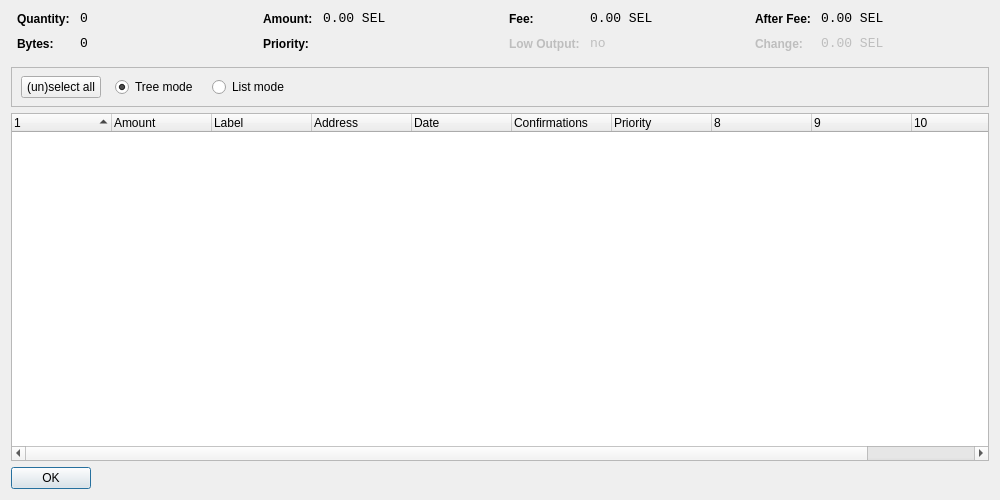
<?xml version="1.0" encoding="UTF-8"?>
<ui version="4.0">
 <class>CoinControlDialog</class>
 <widget class="QDialog" name="CoinControlDialog">
  <property name="geometry">
   <rect>
    <x>0</x>
    <y>0</y>
    <width>1000</width>
    <height>500</height>
   </rect>
  </property>
  <property name="windowTitle">
   <string>Coin Control</string>
  </property>
  <layout class="QVBoxLayout" name="verticalLayout">
   <item>
    <layout class="QHBoxLayout" name="horizontalLayoutTop" stretch="0,0,0,0">
     <property name="topMargin">
      <number>0</number>
     </property>
     <property name="bottomMargin">
      <number>10</number>
     </property>
     <item>
      <layout class="QFormLayout" name="formLayoutCoinControl1">
       <property name="horizontalSpacing">
        <number>10</number>
       </property>
       <property name="verticalSpacing">
        <number>10</number>
       </property>
       <property name="leftMargin">
        <number>6</number>
       </property>
       <property name="rightMargin">
        <number>6</number>
       </property>
       <item row="0" column="0">
        <widget class="QLabel" name="labelCoinControlQuantityText">
         <property name="styleSheet">
          <string notr="true">font-weight:bold;</string>
         </property>
         <property name="text">
          <string>Quantity:</string>
         </property>
        </widget>
       </item>
       <item row="0" column="1">
        <widget class="QLabel" name="labelCoinControlQuantity">
         <property name="font">
          <font>
           <family>Monospace</family>
           <pointsize>10</pointsize>
          </font>
         </property>
         <property name="cursor">
          <cursorShape>IBeamCursor</cursorShape>
         </property>
         <property name="contextMenuPolicy">
          <enum>Qt::ActionsContextMenu</enum>
         </property>
         <property name="text">
          <string notr="true">0</string>
         </property>
         <property name="textInteractionFlags">
          <set>Qt::LinksAccessibleByMouse|Qt::TextSelectableByKeyboard|Qt::TextSelectableByMouse</set>
         </property>
        </widget>
       </item>
       <item row="1" column="0">
        <widget class="QLabel" name="labelCoinControlBytesText">
         <property name="styleSheet">
          <string notr="true">font-weight:bold;</string>
         </property>
         <property name="text">
          <string>Bytes:</string>
         </property>
        </widget>
       </item>
       <item row="1" column="1">
        <widget class="QLabel" name="labelCoinControlBytes">
         <property name="font">
          <font>
           <family>Monospace</family>
           <pointsize>10</pointsize>
          </font>
         </property>
         <property name="cursor">
          <cursorShape>IBeamCursor</cursorShape>
         </property>
         <property name="contextMenuPolicy">
          <enum>Qt::ActionsContextMenu</enum>
         </property>
         <property name="text">
          <string notr="true">0</string>
         </property>
         <property name="textInteractionFlags">
          <set>Qt::LinksAccessibleByMouse|Qt::TextSelectableByKeyboard|Qt::TextSelectableByMouse</set>
         </property>
        </widget>
       </item>
      </layout>
     </item>
     <item>
      <layout class="QFormLayout" name="formLayoutCoinControl2">
       <property name="horizontalSpacing">
        <number>10</number>
       </property>
       <property name="verticalSpacing">
        <number>10</number>
       </property>
       <property name="leftMargin">
        <number>6</number>
       </property>
       <property name="rightMargin">
        <number>6</number>
       </property>
       <item row="0" column="0">
        <widget class="QLabel" name="labelCoinControlAmountText">
         <property name="styleSheet">
          <string notr="true">font-weight:bold;</string>
         </property>
         <property name="text">
          <string>Amount:</string>
         </property>
        </widget>
       </item>
       <item row="0" column="1">
        <widget class="QLabel" name="labelCoinControlAmount">
         <property name="font">
          <font>
           <family>Monospace</family>
           <pointsize>10</pointsize>
          </font>
         </property>
         <property name="cursor">
          <cursorShape>IBeamCursor</cursorShape>
         </property>
         <property name="contextMenuPolicy">
          <enum>Qt::ActionsContextMenu</enum>
         </property>
         <property name="text">
          <string notr="true">0.00 SEL</string>
         </property>
         <property name="textInteractionFlags">
          <set>Qt::LinksAccessibleByMouse|Qt::TextSelectableByKeyboard|Qt::TextSelectableByMouse</set>
         </property>
        </widget>
       </item>
       <item row="1" column="0">
        <widget class="QLabel" name="labelCoinControlPriorityText">
         <property name="styleSheet">
          <string notr="true">font-weight:bold;</string>
         </property>
         <property name="text">
          <string>Priority:</string>
         </property>
        </widget>
       </item>
       <item row="1" column="1">
        <widget class="QLabel" name="labelCoinControlPriority">
         <property name="font">
          <font>
           <family>Monospace</family>
           <pointsize>10</pointsize>
          </font>
         </property>
         <property name="cursor">
          <cursorShape>IBeamCursor</cursorShape>
         </property>
         <property name="contextMenuPolicy">
          <enum>Qt::ActionsContextMenu</enum>
         </property>
         <property name="text">
          <string/>
         </property>
         <property name="textInteractionFlags">
          <set>Qt::LinksAccessibleByMouse|Qt::TextSelectableByKeyboard|Qt::TextSelectableByMouse</set>
         </property>
        </widget>
       </item>
      </layout>
     </item>
     <item>
      <layout class="QFormLayout" name="formLayoutCoinControl3">
       <property name="horizontalSpacing">
        <number>10</number>
       </property>
       <property name="verticalSpacing">
        <number>10</number>
       </property>
       <property name="leftMargin">
        <number>6</number>
       </property>
       <property name="rightMargin">
        <number>6</number>
       </property>
       <item row="0" column="0">
        <widget class="QLabel" name="labelCoinControlFeeText">
         <property name="styleSheet">
          <string notr="true">font-weight:bold;</string>
         </property>
         <property name="text">
          <string>Fee:</string>
         </property>
        </widget>
       </item>
       <item row="0" column="1">
        <widget class="QLabel" name="labelCoinControlFee">
         <property name="font">
          <font>
           <family>Monospace</family>
           <pointsize>10</pointsize>
          </font>
         </property>
         <property name="cursor">
          <cursorShape>IBeamCursor</cursorShape>
         </property>
         <property name="contextMenuPolicy">
          <enum>Qt::ActionsContextMenu</enum>
         </property>
         <property name="text">
          <string notr="true">0.00 SEL</string>
         </property>
         <property name="textInteractionFlags">
          <set>Qt::LinksAccessibleByMouse|Qt::TextSelectableByKeyboard|Qt::TextSelectableByMouse</set>
         </property>
        </widget>
       </item>
       <item row="1" column="0">
        <widget class="QLabel" name="labelCoinControlLowOutputText">
         <property name="enabled">
          <bool>false</bool>
         </property>
         <property name="styleSheet">
          <string notr="true">font-weight:bold;</string>
         </property>
         <property name="text">
          <string>Low Output:</string>
         </property>
        </widget>
       </item>
       <item row="1" column="1">
        <widget class="QLabel" name="labelCoinControlLowOutput">
         <property name="enabled">
          <bool>false</bool>
         </property>
         <property name="font">
          <font>
           <family>Monospace</family>
           <pointsize>10</pointsize>
          </font>
         </property>
         <property name="cursor">
          <cursorShape>IBeamCursor</cursorShape>
         </property>
         <property name="contextMenuPolicy">
          <enum>Qt::ActionsContextMenu</enum>
         </property>
         <property name="text">
          <string notr="true">no</string>
         </property>
         <property name="textInteractionFlags">
          <set>Qt::LinksAccessibleByMouse|Qt::TextSelectableByKeyboard|Qt::TextSelectableByMouse</set>
         </property>
        </widget>
       </item>
      </layout>
     </item>
     <item>
      <layout class="QFormLayout" name="formLayoutCoinControl4">
       <property name="horizontalSpacing">
        <number>10</number>
       </property>
       <property name="verticalSpacing">
        <number>10</number>
       </property>
       <property name="leftMargin">
        <number>6</number>
       </property>
       <property name="rightMargin">
        <number>6</number>
       </property>
       <item row="0" column="0">
        <widget class="QLabel" name="labelCoinControlAfterFeeText">
         <property name="styleSheet">
          <string notr="true">font-weight:bold;</string>
         </property>
         <property name="text">
          <string>After Fee:</string>
         </property>
        </widget>
       </item>
       <item row="0" column="1">
        <widget class="QLabel" name="labelCoinControlAfterFee">
         <property name="font">
          <font>
           <family>Monospace</family>
           <pointsize>10</pointsize>
          </font>
         </property>
         <property name="cursor">
          <cursorShape>IBeamCursor</cursorShape>
         </property>
         <property name="contextMenuPolicy">
          <enum>Qt::ActionsContextMenu</enum>
         </property>
         <property name="text">
          <string notr="true">0.00 SEL</string>
         </property>
         <property name="textInteractionFlags">
          <set>Qt::LinksAccessibleByMouse|Qt::TextSelectableByKeyboard|Qt::TextSelectableByMouse</set>
         </property>
        </widget>
       </item>
       <item row="1" column="0">
        <widget class="QLabel" name="labelCoinControlChangeText">
         <property name="enabled">
          <bool>false</bool>
         </property>
         <property name="styleSheet">
          <string notr="true">font-weight:bold;</string>
         </property>
         <property name="text">
          <string>Change:</string>
         </property>
        </widget>
       </item>
       <item row="1" column="1">
        <widget class="QLabel" name="labelCoinControlChange">
         <property name="enabled">
          <bool>false</bool>
         </property>
         <property name="font">
          <font>
           <family>Monospace</family>
           <pointsize>10</pointsize>
          </font>
         </property>
         <property name="cursor">
          <cursorShape>IBeamCursor</cursorShape>
         </property>
         <property name="contextMenuPolicy">
          <enum>Qt::ActionsContextMenu</enum>
         </property>
         <property name="text">
          <string notr="true">0.00 SEL</string>
         </property>
         <property name="textInteractionFlags">
          <set>Qt::LinksAccessibleByMouse|Qt::TextSelectableByKeyboard|Qt::TextSelectableByMouse</set>
         </property>
        </widget>
       </item>
      </layout>
     </item>
    </layout>
   </item>
   <item>
    <widget class="QFrame" name="frame">
     <property name="minimumSize">
      <size>
       <width>0</width>
       <height>40</height>
      </size>
     </property>
     <property name="frameShape">
      <enum>QFrame::StyledPanel</enum>
     </property>
     <property name="frameShadow">
      <enum>QFrame::Sunken</enum>
     </property>
     <widget class="QWidget" name="horizontalLayoutWidget">
      <property name="geometry">
       <rect>
        <x>10</x>
        <y>0</y>
        <width>781</width>
        <height>41</height>
       </rect>
      </property>
      <layout class="QHBoxLayout" name="horizontalLayoutPanel" stretch="0,0,0,0,0">
       <property name="spacing">
        <number>14</number>
       </property>
       <item>
        <widget class="QPushButton" name="pushButtonSelectAll">
         <property name="sizePolicy">
          <sizepolicy hsizetype="Maximum" vsizetype="Fixed">
           <horstretch>0</horstretch>
           <verstretch>0</verstretch>
          </sizepolicy>
         </property>
         <property name="text">
          <string>(un)select all</string>
         </property>
        </widget>
       </item>
       <item>
        <widget class="QRadioButton" name="radioTreeMode">
         <property name="sizePolicy">
          <sizepolicy hsizetype="Maximum" vsizetype="Fixed">
           <horstretch>0</horstretch>
           <verstretch>0</verstretch>
          </sizepolicy>
         </property>
         <property name="text">
          <string>Tree mode</string>
         </property>
         <property name="checked">
          <bool>true</bool>
         </property>
        </widget>
       </item>
       <item>
        <widget class="QRadioButton" name="radioListMode">
         <property name="sizePolicy">
          <sizepolicy hsizetype="Maximum" vsizetype="Fixed">
           <horstretch>0</horstretch>
           <verstretch>0</verstretch>
          </sizepolicy>
         </property>
         <property name="text">
          <string>List mode</string>
         </property>
        </widget>
       </item>
       <item>
        <spacer name="horizontalSpacer">
         <property name="orientation">
          <enum>Qt::Horizontal</enum>
         </property>
         <property name="sizeHint" stdset="0">
          <size>
           <width>40</width>
           <height>20</height>
          </size>
         </property>
        </spacer>
       </item>
      </layout>
     </widget>
    </widget>
   </item>
   <item>
    <widget class="CoinControlTreeWidget" name="treeWidget">
     <property name="contextMenuPolicy">
      <enum>Qt::CustomContextMenu</enum>
     </property>
     <property name="sortingEnabled">
      <bool>false</bool>
     </property>
     <property name="columnCount">
      <number>11</number>
     </property>
     <attribute name="headerShowSortIndicator" stdset="0">
      <bool>true</bool>
     </attribute>
     <attribute name="headerStretchLastSection">
      <bool>false</bool>
     </attribute>
     <column>
      <property name="text">
       <string/>
      </property>
     </column>
     <column>
      <property name="text">
       <string>Amount</string>
      </property>
     </column>
     <column>
      <property name="text">
       <string>Label</string>
      </property>
     </column>
     <column>
      <property name="text">
       <string>Address</string>
      </property>
     </column>
     <column>
      <property name="text">
       <string>Date</string>
      </property>
     </column>
     <column>
      <property name="text">
       <string>Confirmations</string>
      </property>
      <property name="toolTip">
       <string>Confirmed</string>
      </property>
     </column>
     <column>
      <property name="text">
       <string>Priority</string>
      </property>
     </column>
     <column>
      <property name="text">
       <string/>
      </property>
     </column>
     <column>
      <property name="text">
       <string/>
      </property>
     </column>
     <column>
      <property name="text">
       <string/>
      </property>
     </column>
     <column>
      <property name="text">
       <string/>
      </property>
     </column>
    </widget>
   </item>
   <item>
    <widget class="QDialogButtonBox" name="buttonBox">
     <property name="sizePolicy">
      <sizepolicy hsizetype="Maximum" vsizetype="Fixed">
       <horstretch>0</horstretch>
       <verstretch>0</verstretch>
      </sizepolicy>
     </property>
     <property name="orientation">
      <enum>Qt::Horizontal</enum>
     </property>
     <property name="standardButtons">
      <set>QDialogButtonBox::Ok</set>
     </property>
    </widget>
   </item>
  </layout>
 </widget>
 <customwidgets>
  <customwidget>
   <class>CoinControlTreeWidget</class>
   <extends>QTreeWidget</extends>
   <header>coincontroltreewidget.h</header>
  </customwidget>
 </customwidgets>
 <resources/>
 <connections/>
</ui>
